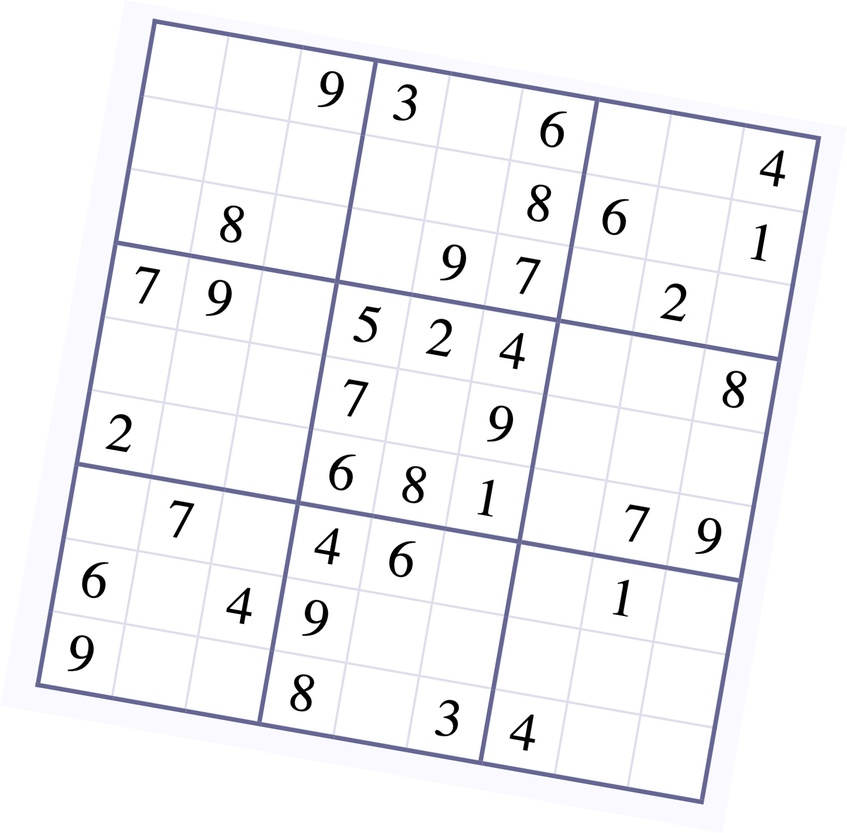
#> input picture resources/sudoku-rotate.jpg, 847 x 833 px, shrunk from 1592 x 1566 before the run
$ python -i preprocess.py   (imports and definitions only)
#> lines starting #> are read from the running program, lines starting #| are printed output that depends on the picture; after the words box and inside, x2 and y2 are one past the last pixel; in counts of white or black regions, pixels touching at a corner belong together
#> further down, picture is the input picture: shape (833, 847, 3); mean B, G, R 246.5, 244.4, 244.4
import cv2

def threshold_image(img):
    # grayscale, blurr image
    gray = cv2.cvtColor(img, cv2.COLOR_BGR2GRAY)
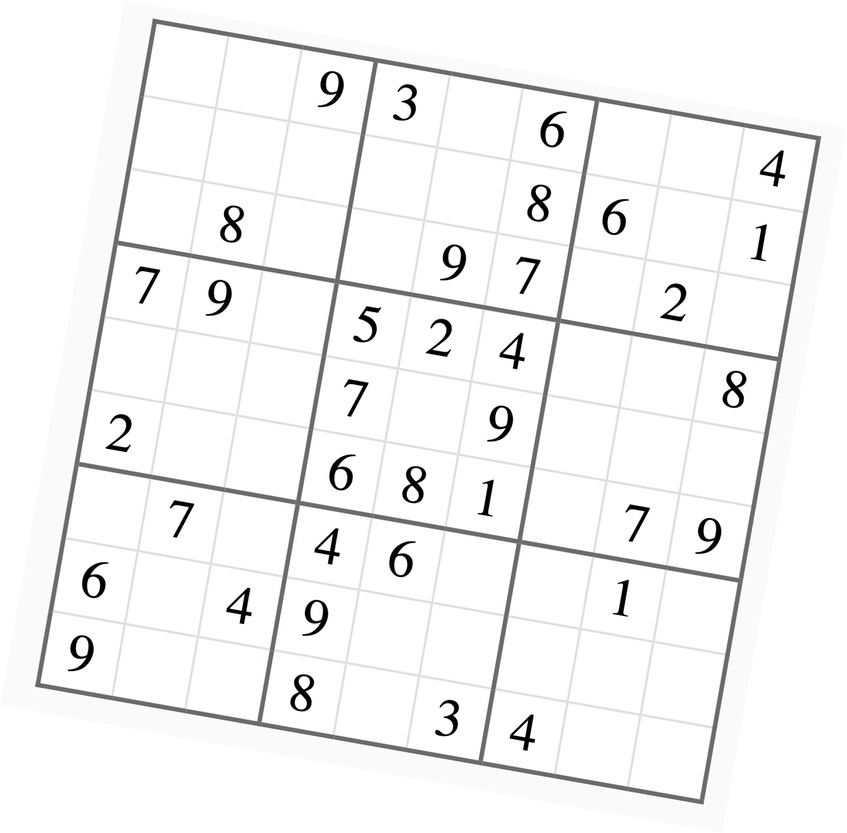
#> gray: shape (833, 847); min 0, max 255, mean 244.6
    gb = gray
    gb = cv2.GaussianBlur(gray, (9, 9), 0)
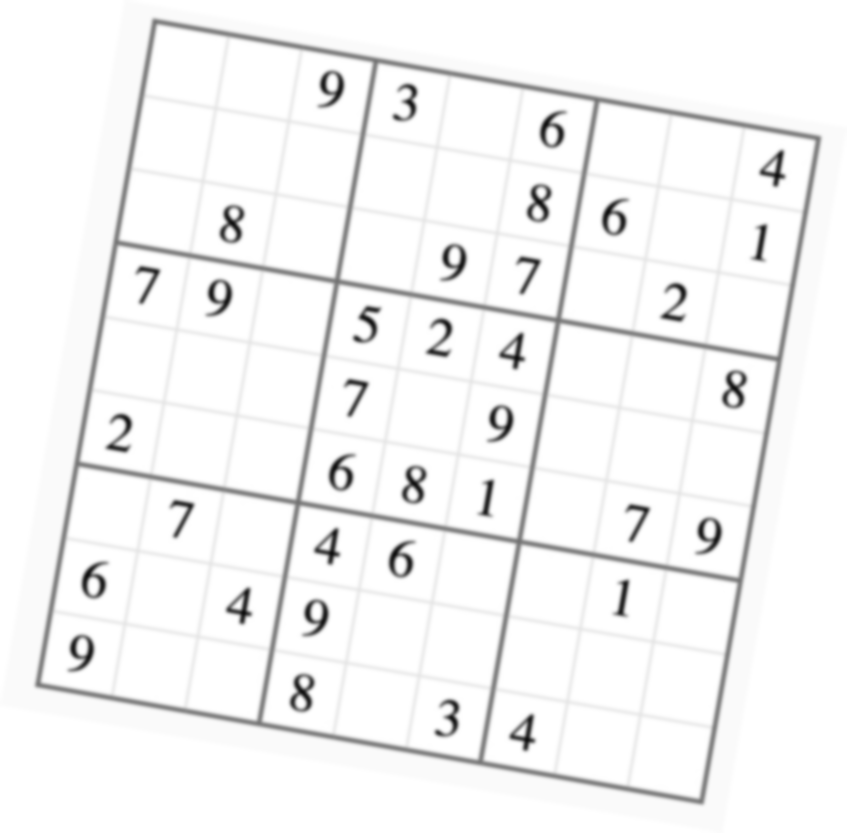
#> gb: shape (833, 847); min 15, max 255, mean 244.7
    # binarize & invert image
    binary = cv2.adaptiveThreshold(gb , 255, cv2.ADAPTIVE_THRESH_GAUSSIAN_C, cv2.THRESH_BINARY_INV, 11, 2)
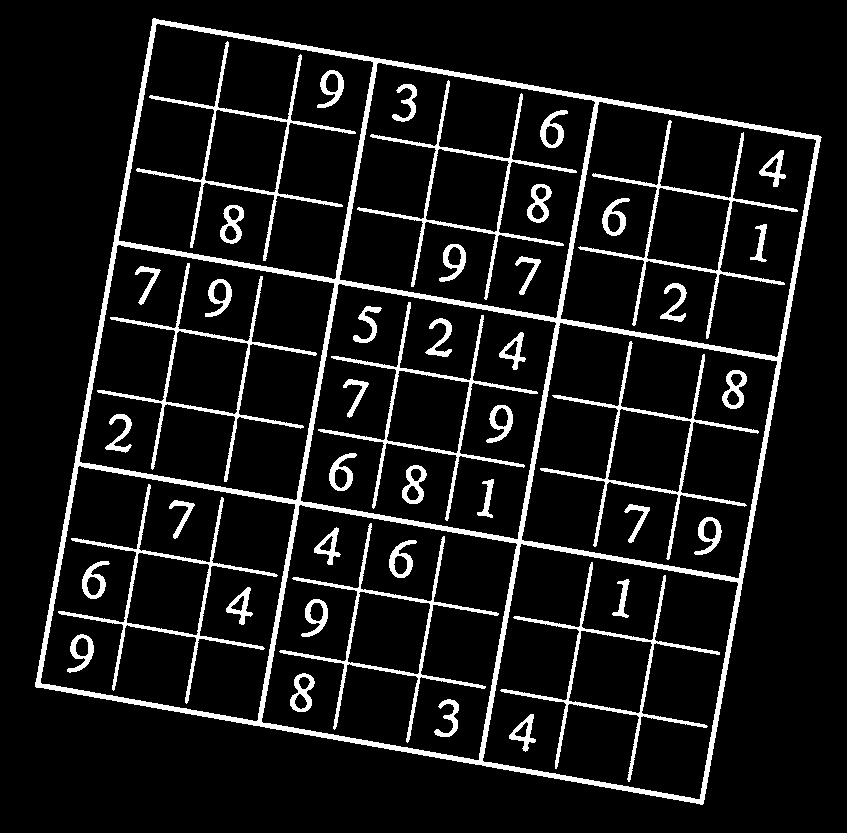
#> binary: shape (833, 847); 9.3% white; 46 white regions, largest, box (x1, y1, x2, y2) and area: (35, 18, 822, 805) 26953, (136, 41, 356, 261) 2814, (357, 80, 577, 300) 2804
    return binary

def dilate_image(img):
    kernal = cv2.getStructuringElement(cv2.MORPH_RECT , (5,5))
    dl = cv2.dilate(img ,kernal, iterations=1)
    return dl

>>> import cv2
>>> picture = cv2.imread('resources/sudoku-rotate.jpg')
>>> result = threshold_image(picture)
